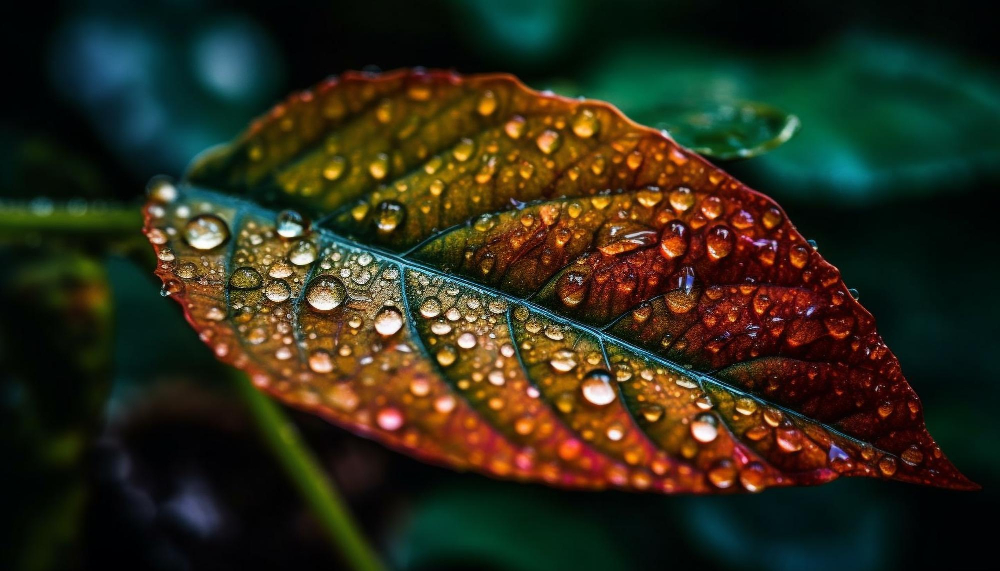
#> input picture Lab1/image.jpg, 1000 x 571 px
$ python Q6.py
#> lines starting #> are read from the running program, lines starting #| are printed output that depends on the picture
import cv2

image=cv2.imread('image.jpg')
#> image is the input picture: shape (571, 1000, 3); mean B, G, R 26.1, 43.7, 46

rotatedImage=cv2.rotate(image, cv2.ROTATE_90_COUNTERCLOCKWISE)
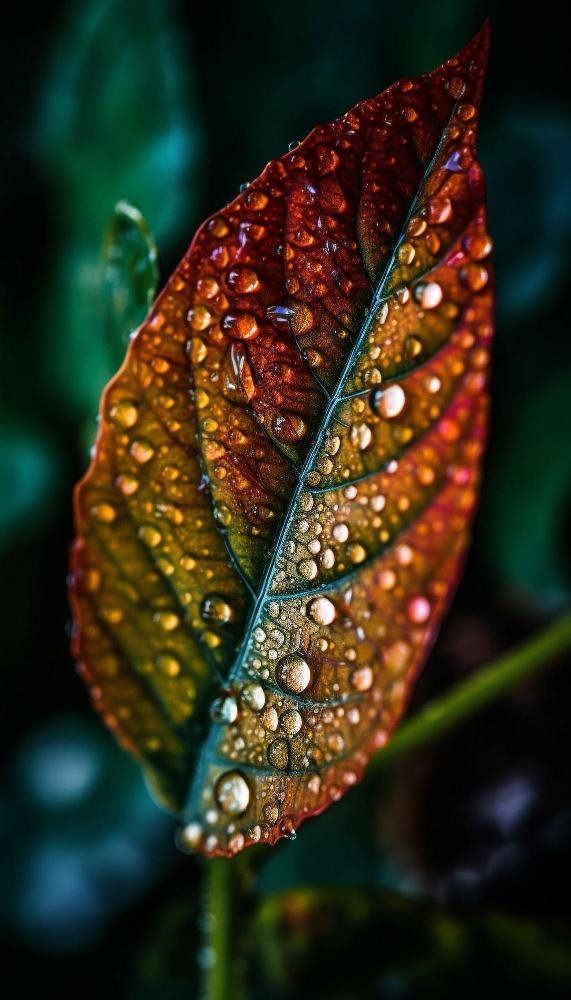
#> rotatedImage: shape (1000, 571, 3); mean B, G, R 26.1, 43.7, 46

cv2.imshow("Q6", rotatedImage)
cv2.waitKey(0)
